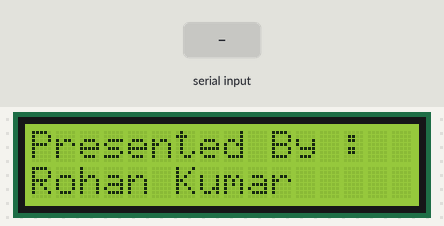
This sketch was run on a simulated Arduino Uno, built with avr-gcc and run on an emulated ATmega328P. On the bench: 16×2 character LCD. The inputs (shaded band) are chosen by the test bench. What the sketch prints to the serial monitor is not drawn.

Above: at 1.2 s.
At 5.4 s:
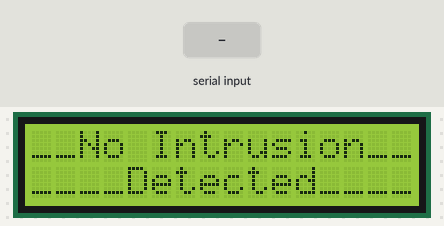
5.5 s: "1" received over the second serial link
At 6.6 s:
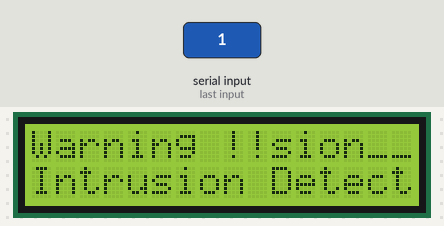
Timing chart, 0 to 8.5 s (numbered marks = the images above; inputs shaded):
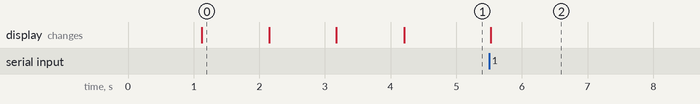

The sketch:

Alarm_intrusion_RX_.ino
```cpp
#include <Wire.h>
#include <SoftwareSerial.h>
#include <LiquidCrystal_I2C.h>

LiquidCrystal_I2C lcd(0x27, 16, 2);
SoftwareSerial GSerial(11,12); //Put the ldr digital pin to ~D11
char rec=0;

void setup()
{
  Serial.begin(9600);
  GSerial.begin(400);
  lcd.init();
  lcd.clear();
  lcd.backlight();
  lcd.setCursor(0, 0);
  lcd.print("___Intrusion___");
  lcd.setCursor(0, 1);
  lcd.print("____By Lifi____");
  delay(1000);
  lcd.clear();
  lcd.setCursor(0, 0);
  lcd.print("Presented By :");
  lcd.setCursor(0, 1);
  lcd.print("Rohan Kumar");
  delay(1000);
    lcd.clear();
  lcd.setCursor(0, 0);
  lcd.print("Presented By :");
  lcd.setCursor(0, 1);
  lcd.print("Mahesh G");
  delay(1000);
  lcd.clear();
  lcd.setCursor(0, 0);
  lcd.print("Presented By :");
  lcd.setCursor(0, 1);
  lcd.print("Manjunath");
  delay(1000);
  lcd.clear();
  lcd.backlight();
  lcd.setCursor(0, 0);
  lcd.print("__No Intrusion__");
  lcd.setCursor(0, 1);
  lcd.print("____Detected____");
  Serial.println("No Intrusion Detected");
}

void loop()
{
  if(GSerial.available() != 0)
  {
    rec = GSerial.read();
    int val= rec;

    Serial.print(rec);
    Serial.print("->");
    Serial.println(val);


    switch(val)
    {
      case 0 :
      lcd.setCursor(0, 0);
      lcd.print("___Intrusion___");
      lcd.setCursor(0, 1);
      lcd.print("____Detected____");
      Serial.println("Intrusion Detected");
      while(true){
        lcd.backlight();
        delay(1000);
        lcd.noBacklight();
        delay(1000);
        }
      break;


      default:
      if(val>0)
      {
      lcd.setCursor(0, 0);
      lcd.print("Warning !!");
      lcd.setCursor(0, 1);
      lcd.print("Intrusion Detected");
      Serial.println("Intrusion Detected");
      }else{
      lcd.print("No Intrusion Detected");
      Serial.println("No Intrusion Detected");
      break;
      }
    }
  }
}
```

Measured:
- after the input at 5.5 s, the display: changes at once (image 2)
- what the display in image 0 shows lasts 1.0 s, from 1.1 s to 2.1 s
